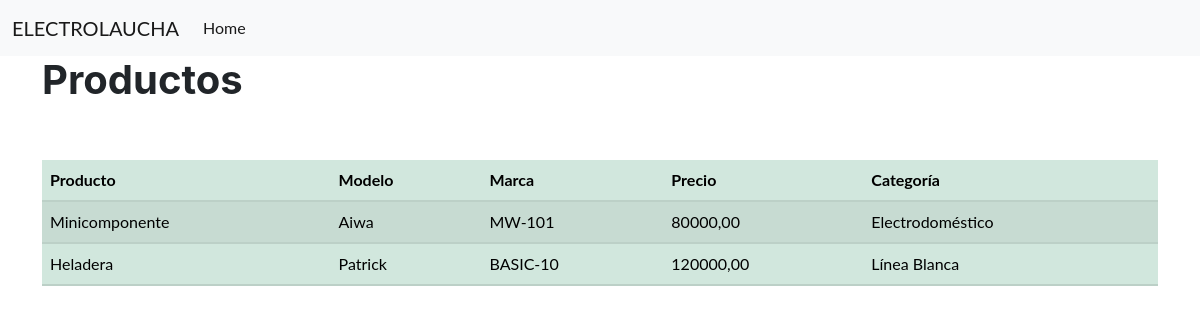
The page /managermenu/verproductos/ on the database as committed earlier.
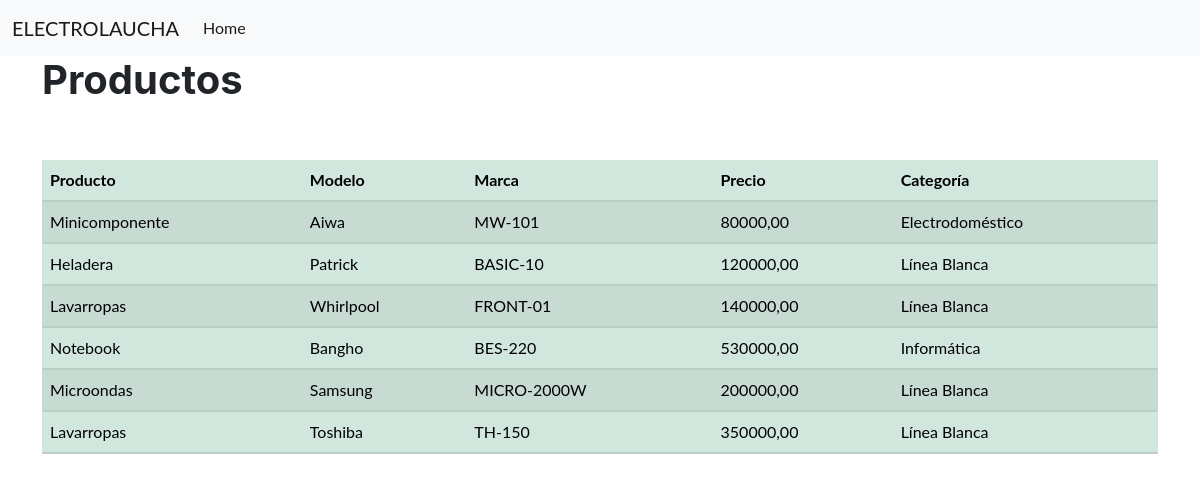
The same page on the database as committed later.
### app1/models.py (models this page shows, shortened)
class Producto(models.Model):
    producto = models.CharField(max_length=100)
    categoria = models.IntegerField(choices=category)
    marca = models.CharField(max_length=100)
    modelo = models.CharField(max_length=100, unique=True)
    precio = models.DecimalField(decimal_places=2, max_digits=9)

### app1/views.py (the view)
# urls.py: path("managermenu/verproductos/", view_ver_productos),
def view_ver_productos(request):
    productos = []
    for i in models.Producto.objects.all():
        productos.append(i)
    return render(request, "users/verproductos.html", {"productos": productos})

### app1/templates/users/verproductos.html
{% extends "app1/index.html" %}
{% block content %}
    <h1>Productos</h1>
    <br><br>
    <table class="table table-success table-striped">
        <thead>
            <th>Producto</th>
            <th>Modelo</th>
            <th>Marca</th>
            <th>Precio</th>
            <th>Categoría</th>
        </thead>
        <tbody>
            {% if productos %}
                {% for producto in productos %}
                    <tr>
                        <td>{{producto.producto}}</td>
                        <td>{{producto.marca}}</td>
                        <td>{{producto.modelo}}</td>
                        <td>{{producto.precio}}</td>
                        <td>{{producto.get_categoria_display}}</td>
                        </tr>
                {% endfor %}
            {% endif %}
        </tbody>
    </table>
{% endblock content %}

### app1/templates/app1/index.html (shortened to what this page needs)
<!DOCTYPE html>
<html lang="es">
<head>
    {% load static %}
    <link href="https://cdn.jsdelivr.net/npm/bootstrap@5.3.2/dist/css/bootstrap.min.css" rel="stylesheet">
    <link href="{% static 'app1/css/styles.css' %}" rel="stylesheet" />
</head>
<body>
    <nav class="navbar navbar-expand-lg bg-body-tertiary">
        <div class="container-fluid">
          <a class="navbar-brand" href="#">ELECTROLAUCHA</a>
          <div class="collapse navbar-collapse" id="navbarSupportedContent">
            <ul class="navbar-nav me-auto mb-2 mb-lg-0">
              <li class="nav-item">
                <a class="nav-link active" aria-current="page" href="http://127.0.0.1:8000/">Home</a>
              </li>
            </ul>
          </div>
        </div>
      </nav>
    <div class="content container">
      {% block content %}
      {% endblock content%}
    </div>
</body>
</html>

Rows that differ between the two databases and show on the page:
added Producto: producto "Lavarropas", marca "Whirlpool", modelo "FRONT-01", precio "140000,00", categoria "Línea Blanca"
added Producto: producto "Notebook", marca "Bangho", modelo "BES-220", precio "530000,00", categoria "Informática"
added Producto: producto "Microondas", marca "Samsung", modelo "MICRO-2000W", precio "200000,00", categoria "Línea Blanca"
added Producto: producto "Lavarropas", marca "Toshiba", modelo "TH-150", precio "350000,00", categoria "Línea Blanca"
